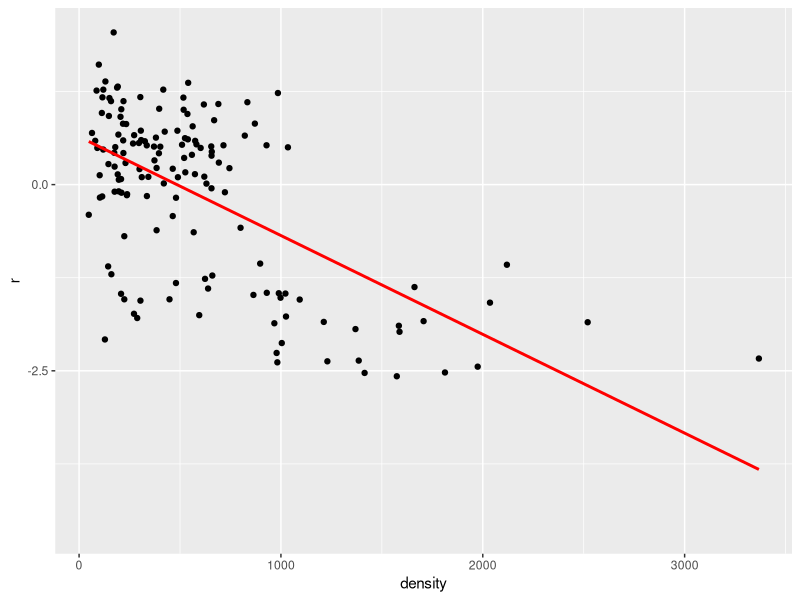
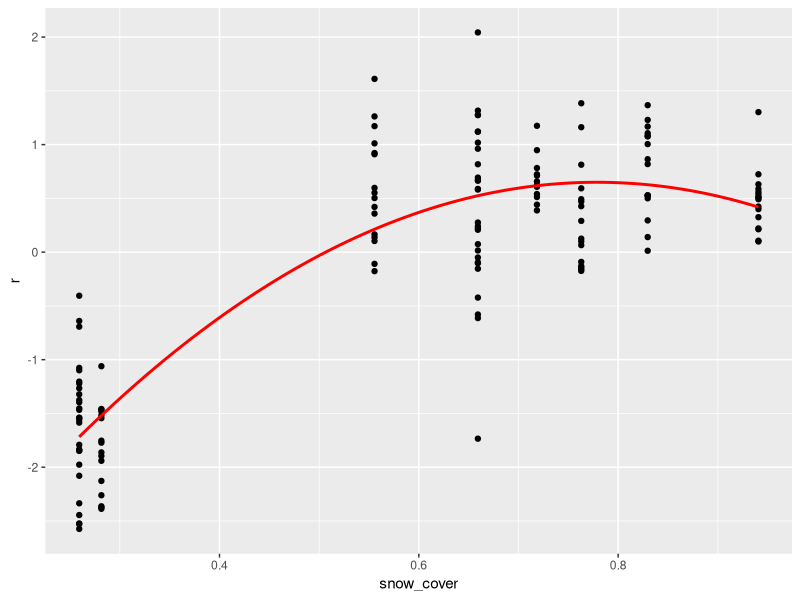
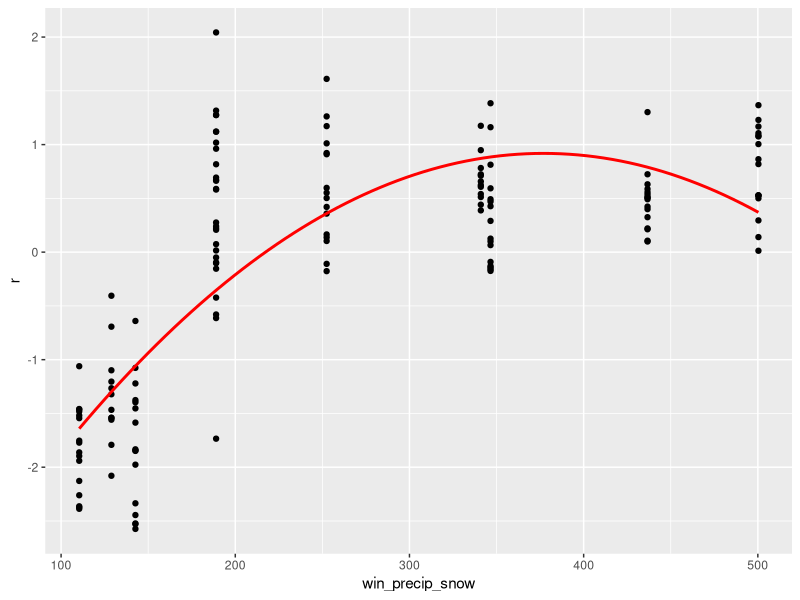
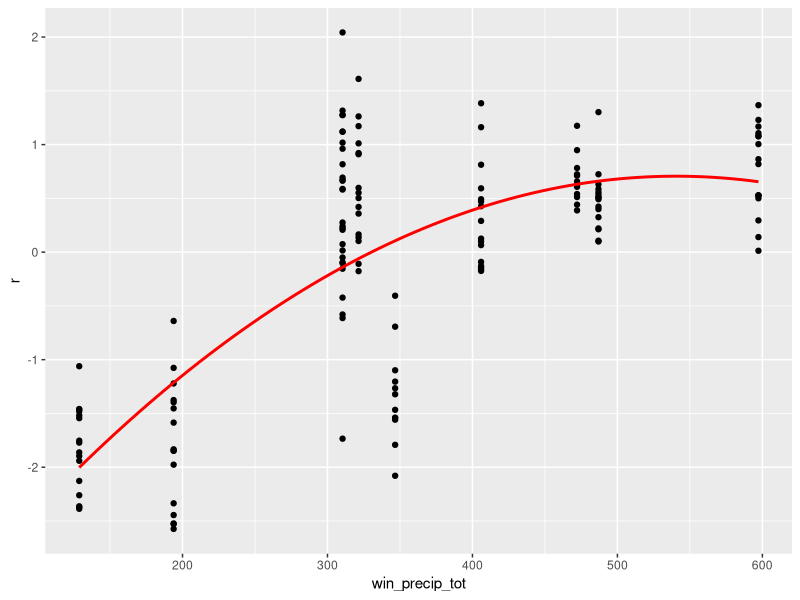
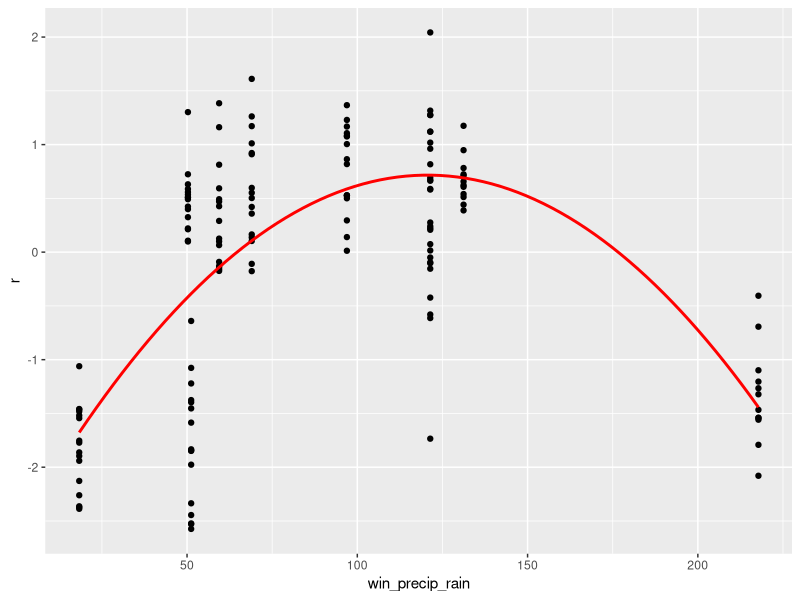
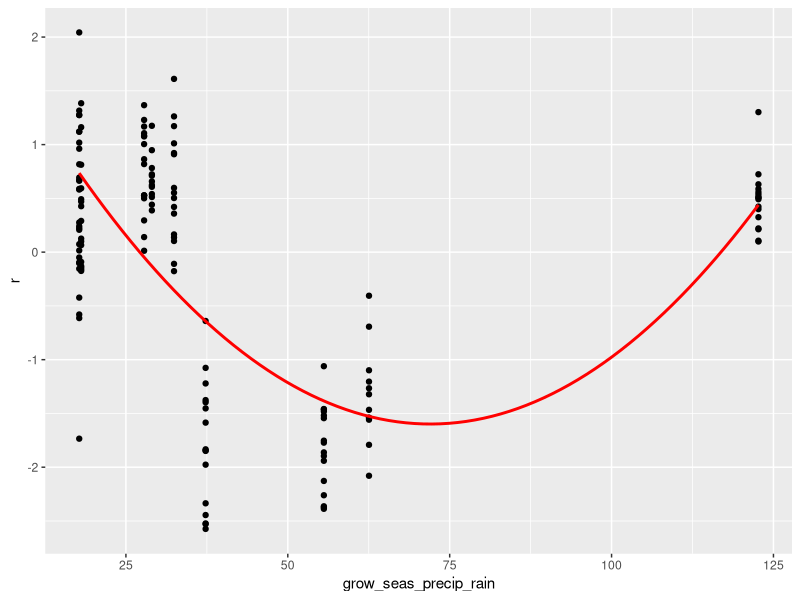

Source code (R) for these figures, in order:
## ---- chunk 1
knitr::opts_chunk$set(echo = TRUE)
## ---- chunk 2
# Preliminaries -----------------------------------------------------------
library(tidyverse)

# Get input data ----------------------------------------------------------
df <- read.table(file="../CleanData/Bromus_Clean_V2_Aug-28-19.csv",
                 sep=",",header=TRUE,stringsAsFactors=FALSE)
df <- df[,-ncol(df)]                 # remove empty final column
df_clean <- df[complete.cases(df),]  # remove 4 missing lambda

df_preds <- df_clean[,8:18]           # create dataframe of predictor variables
df_clean$r <- log(df_clean$Lambda)    # create response variable r from log(lambda)
## ---- chunk 3
# Function Model Fit ------------------------------------------------------
# inputs: response variable, predictor variable
# outputs: adjusted r2 for linear and quadratic regression models

quad_fit <- function(x=df_clean$Snow.Cover, y=df_clean$r){
  M1 <- summary(lm(y~x))
  M2 <- summary(lm(y~poly(x,2,raw=TRUE)))
  return(c(M1$adj.r.squared,M2$adj.r.squared))
}
# -------------------------------------------------------------------------
# map all predictor variables to quad_fit
summary_df <- map(df_preds,quad_fit,y=df_clean$r)

# put into a summary data frame and add column labels
summary_df <- t(bind_rows(summary_df))
colnames(summary_df) <- c("Linear","Quadratic")
# -------------------------------------------------------------------------
## ---- chunk 4
print(summary_df)
## ---- chunk 5
# best variables are:
# snow.cover (6)
# winter precip snow (7)
# winter precip total (11)
# winter precip rain (8)
# growing season precip rain (3)
# density (1)
best_preds <- df_preds[,c(6,7,11,8,3,1)]
  
y <- df_clean$r
x_1 <- best_preds[,1]
x_2 <- best_preds[,2]
x_3 <- best_preds[,3]
x_4 <- best_preds[,4]
x_5 <- best_preds[,5]
x_6 <- best_preds[,6]

final_df <- data.frame(r=y,
                       snow_cover=x_1,
                       win_precip_snow=x_2,
                       win_precip_tot=x_3,
                       win_precip_rain=x_4,
                       grow_seas_precip_rain=x_5,
                       density=x_6)

model_dd <- summary(lm(data=final_df,r~density))
print(model_dd)
ggplot(data=final_df,aes(x=density,y=r)) +
  geom_point() +
  stat_smooth(method="lm", se=TRUE, fill=NA,
                formula=y ~ poly(x, 1, raw=TRUE),colour="red") 
## ---- chunk 6
model_snow_cover <- summary(lm(data=final_df,r~poly(snow_cover,2)))
print(model_snow_cover)
ggplot(data=final_df,aes(x=snow_cover,y=r)) +
  geom_point() +
  stat_smooth(method="lm", se=TRUE, fill=NA,
                formula=y ~ poly(x, 2, raw=TRUE),colour="red") 
## ---- chunk 7
model_win_precip <- summary(lm(data=final_df,r~poly(win_precip_snow,2)))
print(model_win_precip)
ggplot(data=final_df,aes(x=win_precip_snow,y=r)) +
  geom_point() +
  stat_smooth(method="lm", se=TRUE, fill=NA,
                formula=y ~ poly(x, 2, raw=TRUE),colour="red") 
## ---- chunk 8
model_win_precip_tot <- summary(lm(data=final_df,r~poly(win_precip_tot,2)))
print(model_win_precip_tot)
ggplot(data=final_df,aes(x=win_precip_tot,y=r)) +
  geom_point() +
  stat_smooth(method="lm", se=TRUE, fill=NA,
                formula=y ~ poly(x, 2, raw=TRUE),colour="red") 
## ---- chunk 9
model_win_precip_rain <- summary(lm(data=final_df,r~poly(win_precip_rain,2)))
print(model_win_precip_rain)
ggplot(data=final_df,aes(x=win_precip_rain,y=r)) +
  geom_point() +
  stat_smooth(method="lm", se=TRUE, fill=NA,
                formula=y ~ poly(x, 2, raw=TRUE),colour="red") 
## ---- chunk 10
model_grow_seas_precip_rain <- summary(lm(data=final_df,r~poly(grow_seas_precip_rain,2)))
print(model_grow_seas_precip_rain)
ggplot(data=final_df,aes(x=grow_seas_precip_rain,y=r)) +
  geom_point() +
  stat_smooth(method="lm", se=TRUE, fill=NA,
                formula=y ~ poly(x, 2, raw=TRUE),colour="red") 
## ---- chunk 11
model_saturated <- summary(lm(data=final_df,r~poly(snow_cover,2, raw=TRUE) +
                                              poly(win_precip_snow,2, raw=TRUE) +
                                              poly(win_precip_tot,2, raw=TRUE) +
                                              poly(win_precip_rain,2, raw=TRUE) +
                                              poly(grow_seas_precip_rain,2, raw=TRUE) +
                                              poly(density,1, raw=TRUE))) 
                                              
print(model_saturated)
## ---- chunk 12
model_reduced <- summary(lm(data=final_df,r~poly(snow_cover,2, raw=TRUE) +
                                              poly(win_precip_snow,2, raw=TRUE) +
                                              poly(win_precip_tot,2, raw=TRUE) +
                                              poly(density,1, raw=TRUE))) 
                                              
print(model_reduced)
## ---- chunk 13
model_reduced2 <- summary(lm(data=final_df,r~poly(snow_cover,2, raw=TRUE) +
                                              poly(win_precip_rain,2, raw=TRUE) +
                                              poly(density,1, raw=TRUE))) 
                                              
print(model_reduced2)
## ---- chunk 14
model_reduced3 <- summary(lm(data=final_df,r~poly(snow_cover,2, raw=TRUE) +
                                              poly(win_precip_rain,2, raw=TRUE) +
                                              poly(density,1, raw=TRUE) + 
                                              snow_cover:win_precip_rain)) 
                                              
print(model_reduced3)
